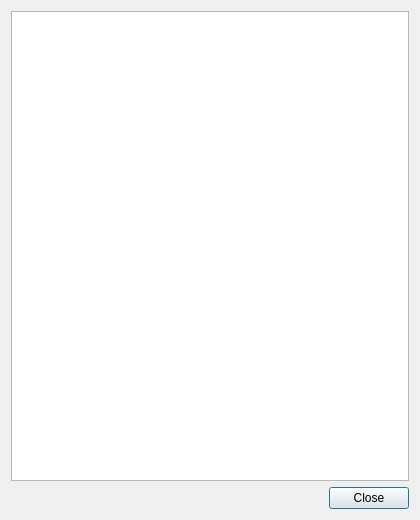
<?xml version="1.0" encoding="UTF-8"?>
<ui version="4.0">
 <class>ShortcutsDialog</class>
 <widget class="QDialog" name="ShortcutsDialog">
  <property name="geometry">
   <rect>
    <x>0</x>
    <y>0</y>
    <width>420</width>
    <height>520</height>
   </rect>
  </property>
  <property name="windowTitle">
   <string>Keyboard Shortcuts</string>
  </property>
  <property name="windowIcon">
   <iconset resource="../res/resources.qrc">
    <normaloff>:/icons/hsm_ide.png</normaloff>:/icons/hsm_ide.png</iconset>
  </property>
  <property name="modal">
   <bool>true</bool>
  </property>
  <layout class="QVBoxLayout" name="verticalLayout">
   <item>
    <widget class="QTableWidget" name="shortcutsTable">
     <property name="editTriggers">
      <set>QAbstractItemView::NoEditTriggers</set>
     </property>
     <property name="selectionMode">
      <enum>QAbstractItemView::NoSelection</enum>
     </property>
    </widget>
   </item>
   <item>
    <layout class="QHBoxLayout" name="horizontalLayout">
     <item>
      <spacer name="horizontalSpacer">
       <property name="orientation">
        <enum>Qt::Horizontal</enum>
       </property>
       <property name="sizeHint" stdset="0">
        <size>
         <width>40</width>
         <height>20</height>
        </size>
       </property>
      </spacer>
     </item>
     <item>
      <widget class="QPushButton" name="btnClose">
       <property name="text">
        <string>Close</string>
       </property>
      </widget>
     </item>
    </layout>
   </item>
  </layout>
 </widget>
 <resources>
  <include location="../res/resources.qrc"/>
 </resources>
 <connections>
  <connection>
   <sender>btnClose</sender>
   <signal>clicked()</signal>
   <receiver>ShortcutsDialog</receiver>
   <slot>accept()</slot>
   <hints>
    <hint type="sourcelabel">
     <x>379</x>
     <y>220</y>
    </hint>
    <hint type="destinationlabel">
     <x>408</x>
     <y>157</y>
    </hint>
   </hints>
  </connection>
 </connections>
</ui>
